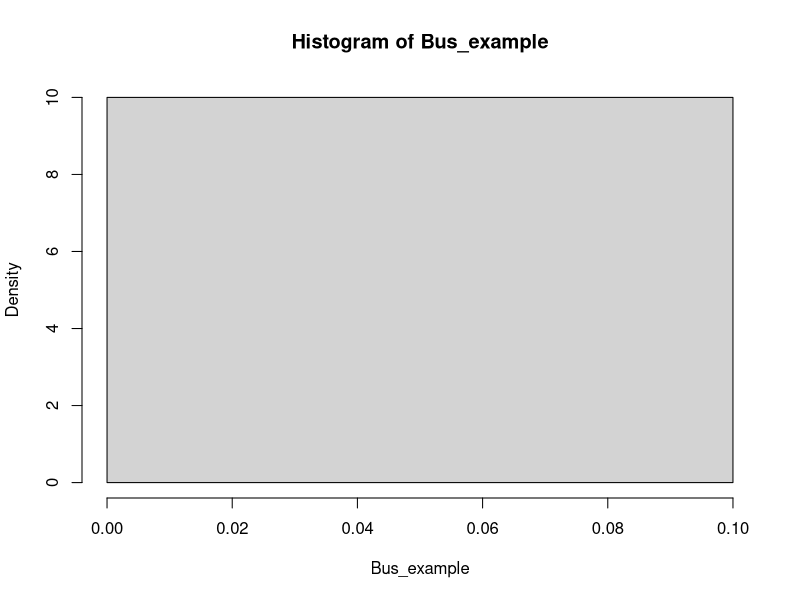
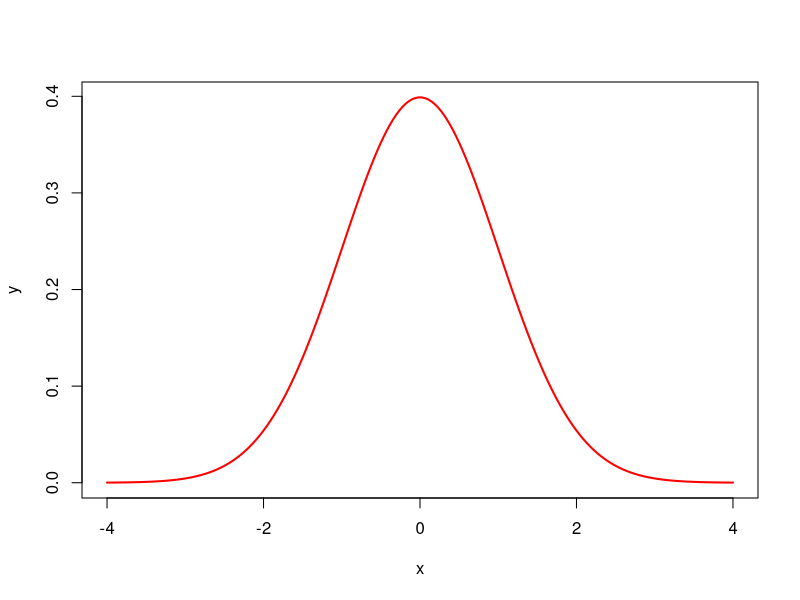
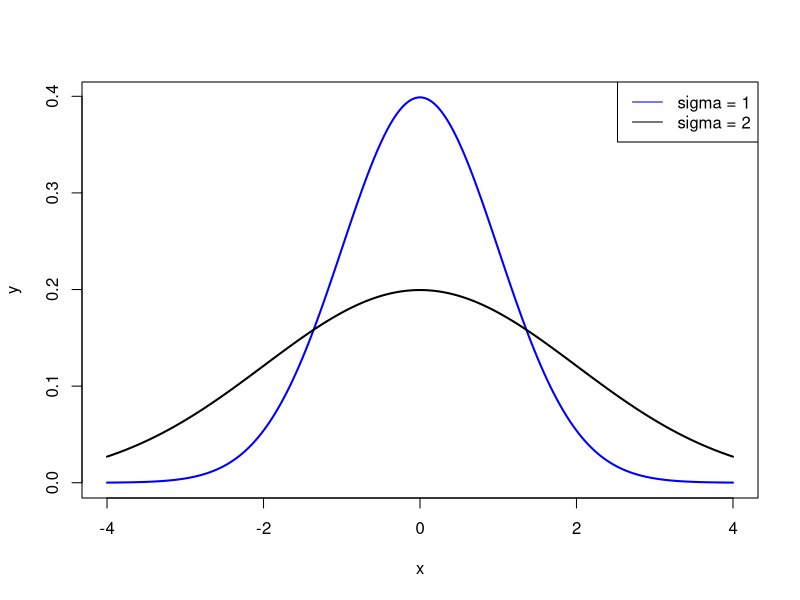
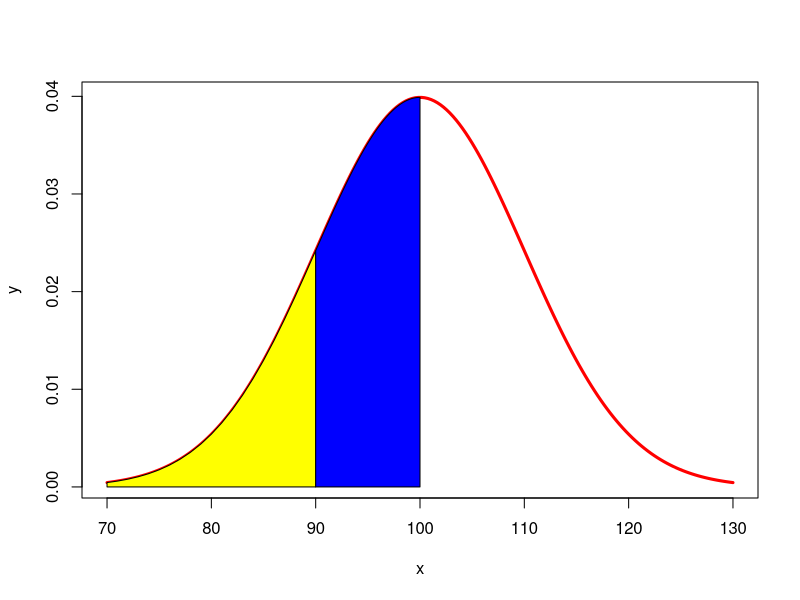
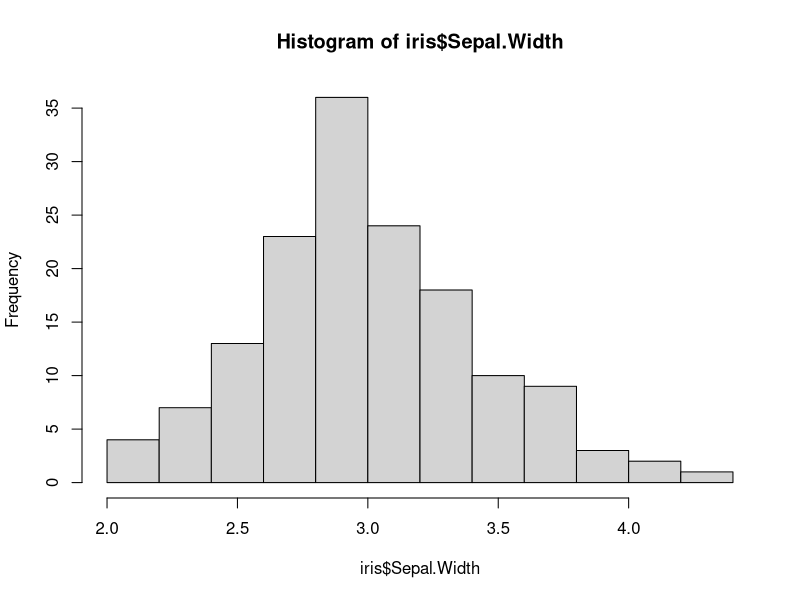
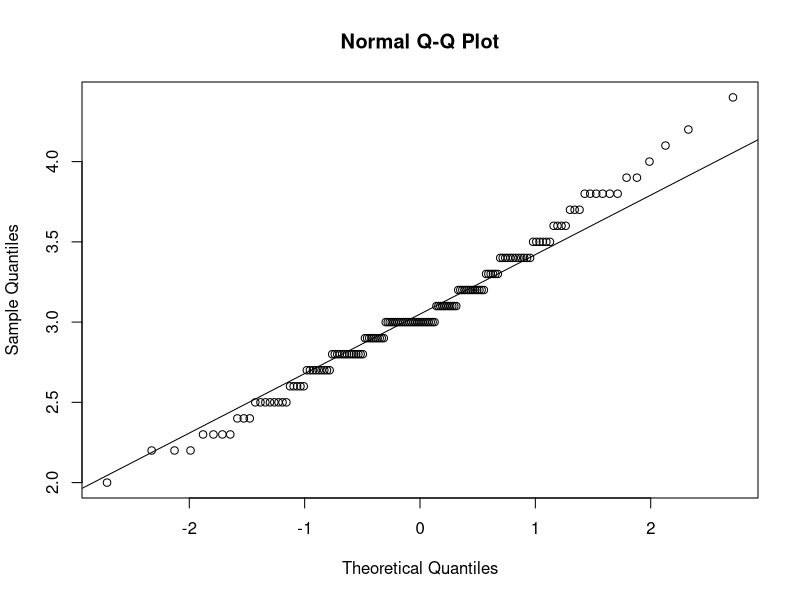
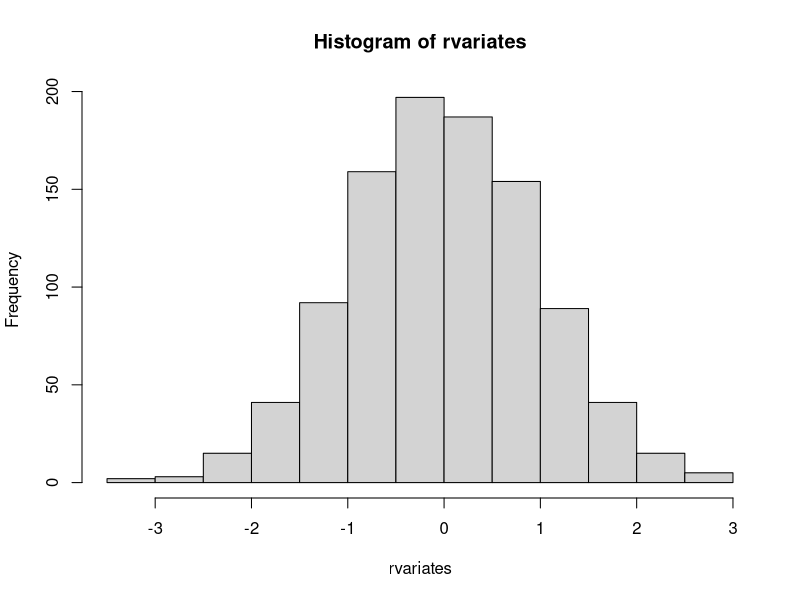
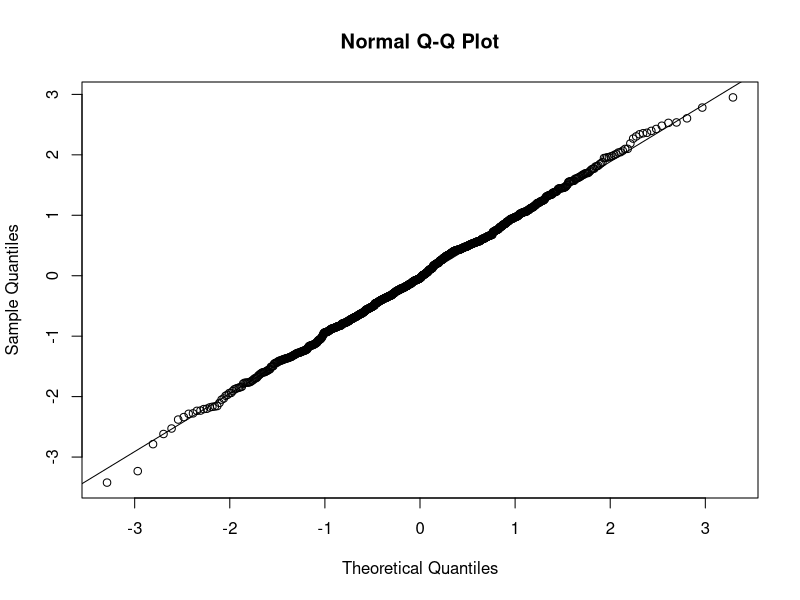

Here is the R script that generated these plots, in order:
# Finding the density of the uniform distribution
# Use dunif(x, min = , max = , log = FALSE)
# x is a vector
# If log = TRUE, probabilities will be returned as logical values

Bus_example <- dunif(x=0:10, min = 0, max = 10) 
# Probability of bus waiting time
Bus_example # Returns the probability of each waiting time
hist(Bus_example, freq = FALSE)

# Returning the distribution function
# Use punif(q, min = , max = , lower.tail = True, log.p = FALSE)
# q is vector
# If lower.tail = True, returns P(X<=x), otherwise, P(X>x)
# p.log is treated the same way as log from dunif()

# Finding the probability of less than 5 minutes of wait
punif(5, 0, 10, TRUE)

# Finding the probability of more than 5 minutes of wait
punif(6, 0, 10, FALSE)

# Plotting a normal distribution
x <- seq(-4, 4, length = 200)
y <- 1/sqrt(2*pi)*exp(-x^2/2)
z <- plot(x, y, type = "l", lwd = 2, col = 'red')

# Plotting a normal distribution using dnorm()
y <- dnorm(x, mean = 0, sd = 1)
z <- plot(x, y, type = "l", lwd = 2, col = 'blue')

# The standard deviation is the measure of spread
y2 <- dnorm(x, mean = 0, sd = 2)
lines(x, y2, type = "l", lwd = 2, col = 'black')

# Adding a legend to the graph
legend('topright', c('sigma = 1', 'sigma = 2'),
       lty=c(1,1,1), col = c('Blue', 'Black'))
# First syntax is the location
# Second syntax is the labels
# Third syntax is the line type. lwd can be used to specify line width
# Fourth syntax is the color of the lines

# Finding the area under the standard normal curve below mean
pnorm(0, 0, 1)

# Finding the area between x = -1 and x = 1
pnorm(1, 0, 1) - pnorm(-1, 0, 1)
# The 1 and -1 can be represented with any two points within the
# standard normal distribution curve

x <- seq(70, 130, length = 200)
y <- dnorm(x, 100, 10)
plot(x, y, type = 'l', lwd = 3, col = 'red')

x <- seq(70, 90)
y <- dnorm(x, 100, 10)
polygon(c(70,x,90), c(0,y,0), col = 'yellow')
# Creating a shaded area under the curve
# The polygon function creates a shape
# First two arguments are vectors that contain the coordinates
# Last argument is the color to fill the shape in

# Finds the area of the shaded area
pnorm(90, 100, 10)

# Creating a new shaded area inbetween 90 and 100
x <- seq(90, 100, length = 200)
y <- dnorm(x, 100, 10)
polygon(c(90, x, 100), c(0, y, 0), col = 'blue')

# Finding the area of the shaded area
pnorm(100, 100, 10) - pnorm(90, 100, 10)

# Finding the point that makes the area for the left of the point
# under the curve = q
qnorm(0.5, 0, 1)
# Returns 0 because at the mean, the area is 0.5

# The area under the curve at -1
pnorm(-1, 0, 1) # is equal to 0.1586553

# The point on the axis that makes the area = q
qnorm(0.1586553, 0, 1)
# Can't be 100% accurate because of decimal points but is equal to -0.99998

# Construct a histogram to check if the data is a normal distribution
hist(iris$Sepal.Width)

# Creating a QQ plot to see if the data is a normal distribution
qqnorm(iris$Sepal.Width)
# If the plot is close to a straight line, we can conclude it is a normal
# distribution

# To find if it is a straight line
qqline(iris$Sepal.Width)

# Generating samples from a standard normal distribution
rvariates <- rnorm(n=1000, mean=0, sd=1)
# First argument is the number of samples
# Second and third are mean and standard deviation respectively

# Checking if the sample is a normal distribution
hist(rvariates)
qqnorm(rvariates)
qqline(rvariates)
